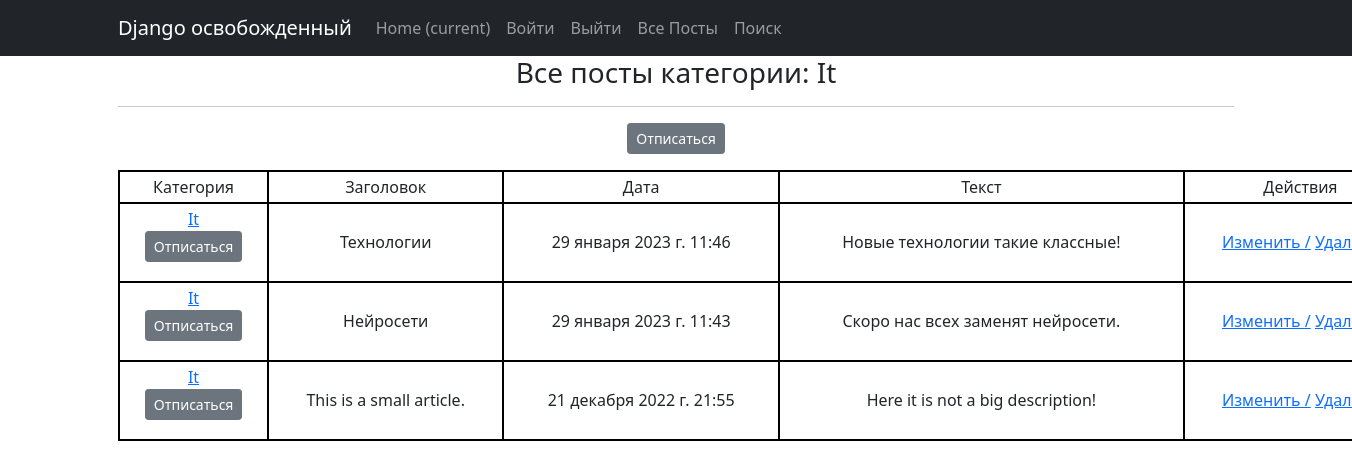
/post/categories/1 (signed in), run on the app's committed database.
### news/models.py (models this page shows, shortened)
class Category(models.Model):
    name = models.CharField(max_length=64, unique=True)
    subscribers = models.ManyToManyField(User, related_name='categories')
    def __str__(self):
        return self.name.title()

class Post(models.Model):
    author = models.ForeignKey(Author, on_delete=models.CASCADE)
    NEWS = 'NW'
    ARTICLE = 'AR'
    CATEGORY_CHOICES = (
        (NEWS, 'Новость'),
        (ARTICLE, 'Статья'),
    )
    categoryType = models.CharField(max_length=2, choices=CATEGORY_CHOICES, default=ARTICLE)
    dateCreation = models.DateTimeField(auto_now_add=True)
    postCategory = models.ManyToManyField(Category, through='PostCategory')
    title = models.CharField(max_length=128)
    text = models.TextField()
    rating = models.SmallIntegerField(default=0)

### news/views.py (the view)
# urls.py: path('categories/<int:pk>', CategoryList.as_view(), name='category_list'),
class CategoryList(ListView):
    model = Post
    template_name = 'category_list.html'
    context_object_name = 'category_news_list'
    def get_queryset(self):
        self.category = get_object_or_404(Category, id=self.kwargs['pk'])
        queryset = Post.objects.filter(postCategory=self.category).order_by('-dateCreation')
        return queryset
    def get_context_data(self, **kwargs):
        context = super().get_context_data(**kwargs)
        context['is_not_subscriber'] = self.request.user not in self.category.subscribers.all()
        context['category'] = self.category
        return context

### news/templatetags/custom_filters.py (called while the page is built)
@register.filter()
def censor(text, word=str):
    if word in text:
        reword = word[0] + ((len(word) - 2) * "*") + word[-1]
        text = text.replace(word, reword)
    return text

### templates/category_list.html (shortened to what this page needs)
{% extends 'flatpages/default.html' %}
{% load custom_filters %}
{% load custom_tags %}
{% block content %}
    <h3> Все посты категории: {{ category }}</h3>
    <hr>
    {% if is_not_subscriber %}
        <p class="text-center"><a href="{% url 'add_subs' category.id %}"
                                  class="btn btn-secondary btn-sm">Подписаться</a></p>
    {% else %}
        <p class="text-center"><a href="{% url 'del_subs' category.id %}"
                                  class="btn btn-secondary btn-sm">Отписаться</a></p>
    {% endif %}
   {% if category_news_list %}
    <table>
        <tr>
            <td>Категория</td>
            <td>Заголовок</td>
            <td>Дата</td>
            <td>Текст</td>
            {% if perms.news.change_news or perms.news.delete_news %}
                <td>Действия</td>
            {% endif %}
        </tr>
        {% for news in category_news_list %}
        <tr>
            <td>
                <a href="{% url 'category_list' category.id %}" >{{ category }}</a>
                {% if is_not_subscriber %}
                    <p class="text-center"><a href="{% url 'add_subs' category.id %}"
                                              class="btn btn-secondary btn-sm">Подписаться</a></p>
                {% else %}
                    <p class="text-center"><a href="{% url 'del_subs' category.id %}"
                                              class="btn btn-secondary btn-sm">Отписаться</a></p>
                {% endif %}
            </td>
            <td>{{ news.title }}</td>
            <td>{{ news.dateCreation }}</td>
            <td>{{ news.text|truncatewords:20|censor:"борьбу"|censor:"ограбили"|censor:"умерщвляли" }}</td>
            <td>
                {% if perms.news.change_news %}
                <a href="{% url 'post_update' pk=news.id %}">Изменить /</a>
                {% endif %}
                {% if perms.news.delete_news %}
                <a href="{% url 'post_delete' news.id %}">Удалить</a>
                {% endif %}
            </td>
        </tr>
        {% endfor %}
    </table>
   {% else %}
       <h2>Постов нет!</h2>
   {% endif %}
{% endblock content %}

### templates/category_list.html (style rules this page uses)
TABLE { width: 1300px; border-collapse: collapse; }
TD, TH { padding: 3px; border: 2px solid black; }

### data on the page
Category: name "It"
Post: title "Технологии", dateCreation "29 января 2023 г. 11:46", text|censor "Новые технологии такие классные!"
Post: title "Нейросети", dateCreation "29 января 2023 г. 11:43", text|censor "Скоро нас всех заменят нейросети."
Post: title "This is a small article.", dateCreation "21 декабря 2022 г. 21:55", text|censor "Here it is not a big description!"
